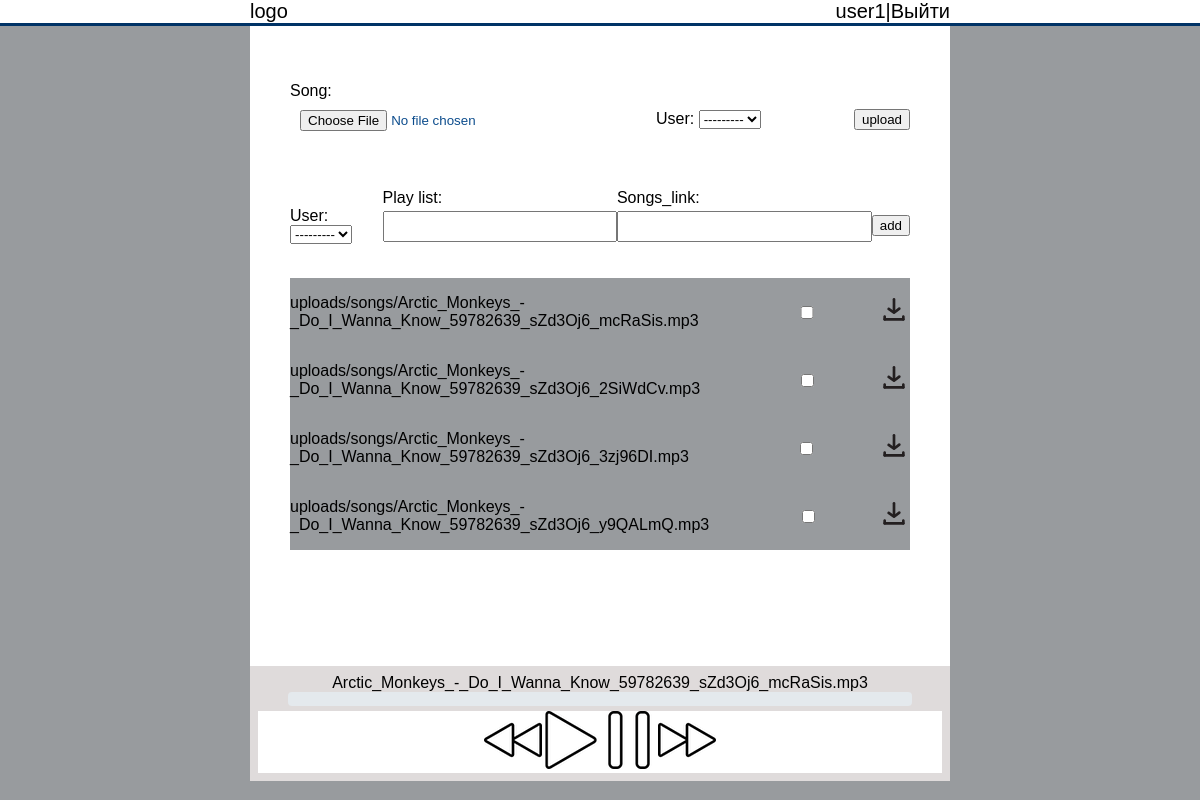
Screenshot of /profile/ (signed in) with the database file from the repository.
### player/models.py (models this page shows)
class Songs(models.Model):
    song = models.FileField(upload_to='uploads/songs', blank=True, validators=[
        FileExtensionValidator(allowed_extensions=['mp3'], message='только mp3 формат')])
    user = models.ForeignKey(User, blank=True, default=None, on_delete=models.CASCADE)
    def __str__(self):
        return str(self.song)
    class Meta:
        verbose_name = 'песни'
        verbose_name_plural = 'песни'

### player/views.py (the view, shortened to what this page needs)
# urls.py: path('profile/', user_p, name='profile'),
def user_p(request):
    songs = Songs.objects.filter(user=request.user)
    load_song = UploadFileForm()
    play_list = PlayListForm
    dict_obj = {
        'play_list': play_list,
        'songs': songs,
        'load_song': load_song,
    }
    return render(request, 'player/profile.html', dict_obj)

### player/forms.py
class UploadFileForm(forms.ModelForm):
    class Meta:
        model = Songs
        fields = ('song', 'user')

### player/templates/player/profile.html (shortened to what this page needs)
{% extends 'player/base.html' %}
{% block content %}
<div class="wrap-upload">
    <form action="" class="upload" method="post" enctype="multipart/form-data">
        {{ load_song.as_p }}
        <button class="upload-btn" name="upload" type="submit">upload</button>
    </form>
</div>
<div class="wrap-upload">
     <form action="" class="upload" method="post" enctype="multipart/form-data">
        <p>{{play_list.as_p}}</p>
        <button class="upload-btn" name="add" type="submit">add</button>
    </form>
</div>
{% endblock %}

### player/templates/player/base.html (shortened to what this page needs)
<!DOCTYPE html>
{% load static %}
<html lang="en">
<head>
    <link rel="stylesheet" href="{% static 'css/style.css' %}">
</head>
<body>
<div class="header">
    <div class="wrapper">
        <ul class="mainmenu">
            <li><a href="{% url 'base' %}">logo</a>
            {% if user.is_authenticated %}
            <li><a href="{% url 'profile' %}">{{user.username}}</a>|<a href="{% url 'logout' %}">Выйти</a></li>
            {% else %}
            <li><a href="{% url 'register' %}">Реристрация</a>|<a href="{% url 'login' %}">Войти</a></li>
            {% endif %}
        </ul>
    </div>
</div>
<div class="body">
    <div class="body-wrapper">
        {% block content %}
        {% endblock %}
        {% for s in songs %}
        <div class="sound-wrapper">
            <p class="sound">{{s}}</p>
            <div class="option">
                <input class="checkbox" type="checkbox">
                <a href="media/{{s}}" download="">
                <img src="static/download-2.svg" alt=""></a>
            </div>
        </div>
        {% endfor %}
    </div>
</div>
<div class="footer">
    <div class="wrapper">
        <div class="player-container">
            <div class="name-song">nan</div>
            <div class="progress-bar"></div>
            <div class="buttons">
                <div class="prev"><img src="static/prev.png" alt=""></div>
                <div class="play"><img src="static/play.png" alt=""></div>
                <div class="pause"><img src="static/pause.png" alt=""></div>
                <div class="next"><img src="static/next.png" alt=""></div>
            </div>
        </div>
    </div>
</div>
</body>
</html>

### player/static/css/style.css (style rules this page uses)
body { padding: 0; margin: 0; font-family: Arial, Helvetica, sans-serif; background-color: #989b9e; }
.wrapper { max-width: 1300px; margin: 0 auto; }
.footer { margin: 0 auto; max-width: 700px; background-color: #dfdbdb; position: sticky; bottom: 0; }
.header { background-color: rgb(255, 255, 255); border-bottom: solid #003366; }
.body { margin: 0 auto; max-width: 700px; background-color: #ffffff; }
.body-wrapper { margin: 0 auto; min-height: 80vh; padding: 40px; box-sizing: border-box; }
.sound-wrapper { align-items: center; display: flex; justify-content: space-between; background-color: #989b9e; }
.option { display: flex; justify-content: space-between; width: 250px; align-items: center; }
.checkbox { margin: 0 auto; }
.mainmenu { margin: 0 auto; max-width: 700px; font-size: 20px; display: flex; justify-content: space-between; align-items: center; }
.mainmenu a { color: #000; }
.upload { display: flex; justify-content: space-between; align-items: center; }
ul { list-style: none; padding: 0; }
a { text-decoration: none; }
.player-container { padding: 8px; box-sizing: border-box; }
.name-song { margin: 0 auto; text-align: center; }
.buttons { margin: 0 auto; display: flex; justify-content: center; background-color: #ffffff; }
.progress-bar { width: 90%; height: 6px; background-color: #e4e9ed; margin: 0 auto; padding: 4px; margin-bottom: 5px; border-radius: 4px; cursor: pointer; }
input { width: 100%; padding: 6px 10px; box-sizing: border-box; margin-top: 4px; margin-bottom: 20px; color: #0d4d8d; }

### rows the page displays
Songs: song "uploads/songs/Arctic_Monkeys_-_Do_I_Wanna_Know_59782639_sZd3Oj6_mcRaSis.mp3"
Songs: song "uploads/songs/Arctic_Monkeys_-_Do_I_Wanna_Know_59782639_sZd3Oj6_2SiWdCv.mp3"
Songs: song "uploads/songs/Arctic_Monkeys_-_Do_I_Wanna_Know_59782639_sZd3Oj6_3zj96DI.mp3"
Songs: song "uploads/songs/Arctic_Monkeys_-_Do_I_Wanna_Know_59782639_sZd3Oj6_y9QALmQ.mp3"

### other values shown
{{ user.username }} "user1"
